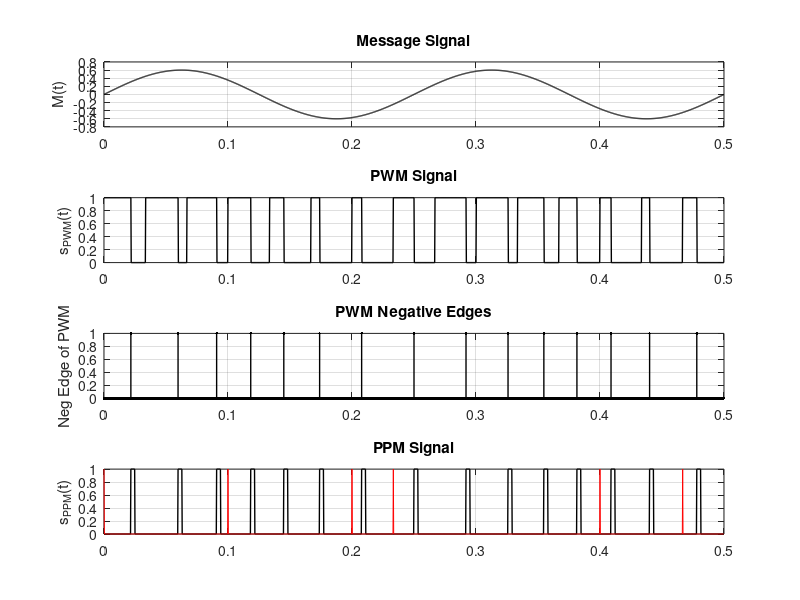

Reproduce this figure in MATLAB.
clc; clear all; close all;
fs = 3600 ; % Matlab's sampling rate
t = 0:(1/fs):(0.5-1/fs); % Time Grid
% Define Message Signal
Am = 0.6; % Message Amplitude
fm = 4; % Message Frequency
M = @(t) Am*sin(2*pi*fm*t); % Sinusoidal Message, M(t)
Ac = 1; % Pulse amplitude
fp = 30 ; % Sampling rate per second/Pulse frequency
% Note that, (fs/fp) should be integer, it implies the time-points per sample
S = Ac*sawtooth(2*pi*fp*t); % Reference Sawtooth Signal
PWM = zeros(1, length(t)); % Define PWM Signal
%Generate PWM Signal
for i=1:length(t)
if(M(t(i)) >=S(i))
PWM(i) = 1;
end
end
% Reference Pulse Positions (optional, just for graphical impact)
RS = 0.5*(1 + square(2*pi*fp*t , 0.1));
PWM_NE = zeros(size(PWM)); % Define an array to store the Negative Edge (NE) points in PWM Signal
PPM = zeros(size(PWM)); % Define PPM Signal
duty = 10; %Duty cycle of the single PPM Pulse
P = ones(1, (duty/100)*(fs/fp)); % Define the Single Pulse for PPM Signal, P(t)
% Generate Negative Edge (NE) impulses & PPM Signal
for i=2:length(t)
if (PWM(i-1) - PWM(i) == 1) % Condition for Negative Edge (NE) point
PWM_NE(i-1) = 1; % Mark the Negative Edge (NE) point
PPM( i - 1 : i -2 + length(P) ) = P; % Insert P(t) here starting from the NE point
end
end
figure(1)
subplot(411);
plot(t, M(t), 'k', 'linewidth', 1);
grid on;
ylabel('M(t)');
title('Message Signal');
subplot(412);
plot(t, PWM, 'k', 'linewidth', 1);
ylabel('s_{PWM}(t)');
grid on;
title('PWM Signal');
subplot(413);
stem(t, PWM_NE, '.k', 'linewidth', 1);
ylabel('Neg Edge of PWM');
grid on;
title('PWM Negative Edges');
subplot(414);
plot(t, PPM, 'k', 'linewidth', 1); hold on;
plot(t, RS, 'r');
ylabel('s_{PPM}(t)');
grid on;
title('PPM Signal');